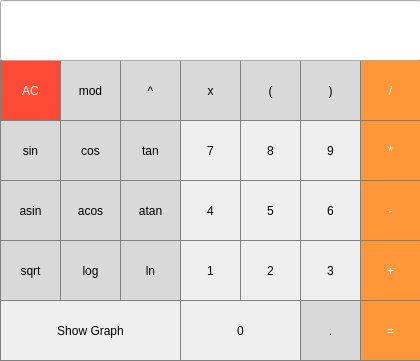
<?xml version="1.0" encoding="UTF-8"?>
<ui version="4.0">
 <class>MainWindow</class>
 <widget class="QMainWindow" name="MainWindow">
  <property name="geometry">
   <rect>
    <x>0</x>
    <y>0</y>
    <width>420</width>
    <height>361</height>
   </rect>
  </property>
  <property name="windowTitle">
   <string>MainWindow</string>
  </property>
  <property name="layoutDirection">
   <enum>Qt::RightToLeft</enum>
  </property>
  <property name="autoFillBackground">
   <bool>true</bool>
  </property>
  <property name="styleSheet">
   <string notr="true"/>
  </property>
  <widget class="QWidget" name="centralwidget">
   <widget class="QPushButton" name="pushButton_AC">
    <property name="geometry">
     <rect>
      <x>0</x>
      <y>60</y>
      <width>61</width>
      <height>61</height>
     </rect>
    </property>
    <property name="styleSheet">
     <string notr="true">QPushButton {
  color: white;
  background-color: rgb(253, 75, 53);
  border: 1px solid gray;
}
QPushButton:pressed {
    background-color: qlineargradient(x1: 0, y1: 0, x2: 0, y2: 1,
                                      stop: 0 #BEBEBE, stop: 1 #D7D7D7);
}</string>
    </property>
    <property name="text">
     <string>AC</string>
    </property>
   </widget>
   <widget class="QPushButton" name="pushButton_Os">
    <property name="geometry">
     <rect>
      <x>240</x>
      <y>60</y>
      <width>61</width>
      <height>61</height>
     </rect>
    </property>
    <property name="styleSheet">
     <string notr="true">QPushButton {
  color: solid gray;
  background-color: rgb(217, 217, 217);
  border: 1px solid gray;
}
QPushButton:pressed {
    background-color: qlineargradient(x1: 0, y1: 0, x2: 0, y2: 1,
                                      stop: 0 #BEBEBE, stop: 1 #D7D7D7);
}</string>
    </property>
    <property name="text">
     <string>(</string>
    </property>
   </widget>
   <widget class="QPushButton" name="pushButton_Cs">
    <property name="geometry">
     <rect>
      <x>300</x>
      <y>60</y>
      <width>61</width>
      <height>61</height>
     </rect>
    </property>
    <property name="styleSheet">
     <string notr="true">QPushButton {
  color: solid gray;
  background-color: rgb(217, 217, 217);
  border: 1px solid gray;
}
QPushButton:pressed {
    background-color: qlineargradient(x1: 0, y1: 0, x2: 0, y2: 1,
                                      stop: 0 #BEBEBE, stop: 1 #D7D7D7);
}</string>
    </property>
    <property name="text">
     <string>)</string>
    </property>
   </widget>
   <widget class="QPushButton" name="pushButton_del">
    <property name="geometry">
     <rect>
      <x>360</x>
      <y>60</y>
      <width>61</width>
      <height>61</height>
     </rect>
    </property>
    <property name="styleSheet">
     <string notr="true">QPushButton {
  background-color: rgb(255, 151, 57);
  color: white; 
  border: 1px solid gray;
}

QPushButton:pressed {
    background-color: qlineargradient(x1: 0, y1: 0, x2: 0, y2: 1,
                                      stop: 0 #FF7832, stop: 1 #FF9739);
}</string>
    </property>
    <property name="text">
     <string>/</string>
    </property>
   </widget>
   <widget class="QPushButton" name="pushButton_8">
    <property name="geometry">
     <rect>
      <x>240</x>
      <y>120</y>
      <width>61</width>
      <height>61</height>
     </rect>
    </property>
    <property name="styleSheet">
     <string notr="true">QPushButton {
   border: 1px solid gray;
}
QPushButton:pressed {
    background-color: qlineargradient(x1: 0, y1: 0, x2: 0, y2: 1,
                                      stop: 0 #dadbde, stop: 1 #f6f7fa);
}</string>
    </property>
    <property name="text">
     <string>8</string>
    </property>
   </widget>
   <widget class="QPushButton" name="pushButton_7">
    <property name="geometry">
     <rect>
      <x>180</x>
      <y>120</y>
      <width>61</width>
      <height>61</height>
     </rect>
    </property>
    <property name="styleSheet">
     <string notr="true">QPushButton {
   border: 1px solid gray;
}
QPushButton:pressed {
    background-color: qlineargradient(x1: 0, y1: 0, x2: 0, y2: 1,
                                      stop: 0 #dadbde, stop: 1 #f6f7fa);
}</string>
    </property>
    <property name="text">
     <string>7</string>
    </property>
   </widget>
   <widget class="QPushButton" name="pushButton_umn">
    <property name="geometry">
     <rect>
      <x>360</x>
      <y>120</y>
      <width>61</width>
      <height>61</height>
     </rect>
    </property>
    <property name="styleSheet">
     <string notr="true">QPushButton {
  background-color: rgb(255, 151, 57);
  color: white; 
  border: 1px solid gray;
}

QPushButton:pressed {
    background-color: qlineargradient(x1: 0, y1: 0, x2: 0, y2: 1,
                                      stop: 0 #FF7832, stop: 1 #FF9739);
}</string>
    </property>
    <property name="text">
     <string>*</string>
    </property>
   </widget>
   <widget class="QPushButton" name="pushButton_9">
    <property name="geometry">
     <rect>
      <x>300</x>
      <y>120</y>
      <width>61</width>
      <height>61</height>
     </rect>
    </property>
    <property name="styleSheet">
     <string notr="true">QPushButton {
   border: 1px solid gray;
}
QPushButton:pressed {
    background-color: qlineargradient(x1: 0, y1: 0, x2: 0, y2: 1,
                                      stop: 0 #dadbde, stop: 1 #f6f7fa);
}</string>
    </property>
    <property name="text">
     <string>9</string>
    </property>
   </widget>
   <widget class="QPushButton" name="pushButton_5">
    <property name="geometry">
     <rect>
      <x>240</x>
      <y>180</y>
      <width>61</width>
      <height>61</height>
     </rect>
    </property>
    <property name="styleSheet">
     <string notr="true">QPushButton {
   border: 1px solid gray;
}
QPushButton:pressed {
    background-color: qlineargradient(x1: 0, y1: 0, x2: 0, y2: 1,
                                      stop: 0 #dadbde, stop: 1 #f6f7fa);
}</string>
    </property>
    <property name="text">
     <string>5</string>
    </property>
   </widget>
   <widget class="QPushButton" name="pushButton_4">
    <property name="geometry">
     <rect>
      <x>180</x>
      <y>180</y>
      <width>61</width>
      <height>61</height>
     </rect>
    </property>
    <property name="styleSheet">
     <string notr="true">QPushButton {
   border: 1px solid gray;
}
QPushButton:pressed {
    background-color: qlineargradient(x1: 0, y1: 0, x2: 0, y2: 1,
                                      stop: 0 #dadbde, stop: 1 #f6f7fa);
}</string>
    </property>
    <property name="text">
     <string>4</string>
    </property>
   </widget>
   <widget class="QPushButton" name="pushButton_minus">
    <property name="geometry">
     <rect>
      <x>360</x>
      <y>180</y>
      <width>61</width>
      <height>61</height>
     </rect>
    </property>
    <property name="styleSheet">
     <string notr="true">QPushButton {
  background-color: rgb(255, 151, 57);
  color: white; 
  border: 1px solid gray;
}

QPushButton:pressed {
    background-color: qlineargradient(x1: 0, y1: 0, x2: 0, y2: 1,
                                      stop: 0 #FF7832, stop: 1 #FF9739);
}</string>
    </property>
    <property name="text">
     <string>-</string>
    </property>
   </widget>
   <widget class="QPushButton" name="pushButton_6">
    <property name="geometry">
     <rect>
      <x>300</x>
      <y>180</y>
      <width>61</width>
      <height>61</height>
     </rect>
    </property>
    <property name="styleSheet">
     <string notr="true">QPushButton {
   border: 1px solid gray;
}
QPushButton:pressed {
    background-color: qlineargradient(x1: 0, y1: 0, x2: 0, y2: 1,
                                      stop: 0 #dadbde, stop: 1 #f6f7fa);
}</string>
    </property>
    <property name="text">
     <string>6</string>
    </property>
   </widget>
   <widget class="QPushButton" name="pushButton_0">
    <property name="geometry">
     <rect>
      <x>180</x>
      <y>300</y>
      <width>121</width>
      <height>61</height>
     </rect>
    </property>
    <property name="styleSheet">
     <string notr="true">QPushButton {
   border: 1px solid gray;
}
QPushButton:pressed {
    background-color: qlineargradient(x1: 0, y1: 0, x2: 0, y2: 1,
                                      stop: 0 #dadbde, stop: 1 #f6f7fa);
}</string>
    </property>
    <property name="text">
     <string>0</string>
    </property>
   </widget>
   <widget class="QPushButton" name="pushButton_end">
    <property name="geometry">
     <rect>
      <x>360</x>
      <y>300</y>
      <width>61</width>
      <height>61</height>
     </rect>
    </property>
    <property name="styleSheet">
     <string notr="true">QPushButton {
  background-color: rgb(255, 151, 57);
  color: white; 
  border: 1px solid gray;
}

QPushButton:pressed {
    background-color: qlineargradient(x1: 0, y1: 0, x2: 0, y2: 1,
                                      stop: 0 #FF7832, stop: 1 #FF9739);
}</string>
    </property>
    <property name="text">
     <string>=</string>
    </property>
   </widget>
   <widget class="QPushButton" name="pushButton_dot">
    <property name="geometry">
     <rect>
      <x>300</x>
      <y>300</y>
      <width>61</width>
      <height>61</height>
     </rect>
    </property>
    <property name="styleSheet">
     <string notr="true">QPushButton {
  color: solid gray;
  background-color: rgb(217, 217, 217);
  border: 1px solid gray;
}
QPushButton:pressed {
    background-color: qlineargradient(x1: 0, y1: 0, x2: 0, y2: 1,
                                      stop: 0 #BEBEBE, stop: 1 #D7D7D7);
}</string>
    </property>
    <property name="text">
     <string>.</string>
    </property>
   </widget>
   <widget class="QPushButton" name="pushButton_2">
    <property name="geometry">
     <rect>
      <x>240</x>
      <y>240</y>
      <width>61</width>
      <height>61</height>
     </rect>
    </property>
    <property name="styleSheet">
     <string notr="true">QPushButton {
   border: 1px solid gray;
}
QPushButton:pressed {
    background-color: qlineargradient(x1: 0, y1: 0, x2: 0, y2: 1,
                                      stop: 0 #dadbde, stop: 1 #f6f7fa);
}</string>
    </property>
    <property name="text">
     <string>2</string>
    </property>
   </widget>
   <widget class="QPushButton" name="pushButton_plus">
    <property name="geometry">
     <rect>
      <x>360</x>
      <y>240</y>
      <width>61</width>
      <height>61</height>
     </rect>
    </property>
    <property name="styleSheet">
     <string notr="true">QPushButton {
  background-color: rgb(255, 151, 57);
  color: white; 
  border: 1px solid gray;
}

QPushButton:pressed {
    background-color: qlineargradient(x1: 0, y1: 0, x2: 0, y2: 1,
                                      stop: 0 #FF7832, stop: 1 #FF9739);
}</string>
    </property>
    <property name="text">
     <string>+</string>
    </property>
   </widget>
   <widget class="QPushButton" name="pushButton_3">
    <property name="geometry">
     <rect>
      <x>300</x>
      <y>240</y>
      <width>61</width>
      <height>61</height>
     </rect>
    </property>
    <property name="styleSheet">
     <string notr="true">QPushButton {
   border: 1px solid gray;
}
QPushButton:pressed {
    background-color: qlineargradient(x1: 0, y1: 0, x2: 0, y2: 1,
                                      stop: 0 #dadbde, stop: 1 #f6f7fa);
}</string>
    </property>
    <property name="text">
     <string>3</string>
    </property>
   </widget>
   <widget class="QPushButton" name="pushButton_1">
    <property name="geometry">
     <rect>
      <x>180</x>
      <y>240</y>
      <width>61</width>
      <height>61</height>
     </rect>
    </property>
    <property name="styleSheet">
     <string notr="true">QPushButton {
   border: 1px solid gray;
}
QPushButton:pressed {
    background-color: qlineargradient(x1: 0, y1: 0, x2: 0, y2: 1,
                                      stop: 0 #dadbde, stop: 1 #f6f7fa);
}</string>
    </property>
    <property name="text">
     <string>1</string>
    </property>
   </widget>
   <widget class="QPushButton" name="pushButton_sin">
    <property name="geometry">
     <rect>
      <x>0</x>
      <y>120</y>
      <width>61</width>
      <height>61</height>
     </rect>
    </property>
    <property name="styleSheet">
     <string notr="true">QPushButton {
  color: solid gray;
  background-color: rgb(217, 217, 217);
  border: 1px solid gray;
}
QPushButton:pressed {
    background-color: qlineargradient(x1: 0, y1: 0, x2: 0, y2: 1,
                                      stop: 0 #BEBEBE, stop: 1 #D7D7D7);
}</string>
    </property>
    <property name="text">
     <string>sin</string>
    </property>
   </widget>
   <widget class="QPushButton" name="pushButton_cos">
    <property name="geometry">
     <rect>
      <x>60</x>
      <y>120</y>
      <width>61</width>
      <height>61</height>
     </rect>
    </property>
    <property name="styleSheet">
     <string notr="true">QPushButton {
  color: solid gray;
  background-color: rgb(217, 217, 217);
  border: 1px solid gray;
}
QPushButton:pressed {
    background-color: qlineargradient(x1: 0, y1: 0, x2: 0, y2: 1,
                                      stop: 0 #BEBEBE, stop: 1 #D7D7D7);
}</string>
    </property>
    <property name="text">
     <string>cos</string>
    </property>
   </widget>
   <widget class="QPushButton" name="pushButton_tan">
    <property name="geometry">
     <rect>
      <x>120</x>
      <y>120</y>
      <width>61</width>
      <height>61</height>
     </rect>
    </property>
    <property name="styleSheet">
     <string notr="true">QPushButton {
  color: solid gray;
  background-color: rgb(217, 217, 217);
  border: 1px solid gray;
}
QPushButton:pressed {
    background-color: qlineargradient(x1: 0, y1: 0, x2: 0, y2: 1,
                                      stop: 0 #BEBEBE, stop: 1 #D7D7D7);
}</string>
    </property>
    <property name="text">
     <string>tan</string>
    </property>
   </widget>
   <widget class="QPushButton" name="pushButton_asin">
    <property name="geometry">
     <rect>
      <x>0</x>
      <y>180</y>
      <width>61</width>
      <height>61</height>
     </rect>
    </property>
    <property name="styleSheet">
     <string notr="true">QPushButton {
  color: solid gray;
  background-color: rgb(217, 217, 217);
  border: 1px solid gray;
}
QPushButton:pressed {
    background-color: qlineargradient(x1: 0, y1: 0, x2: 0, y2: 1,
                                      stop: 0 #BEBEBE, stop: 1 #D7D7D7);
}</string>
    </property>
    <property name="text">
     <string>asin</string>
    </property>
   </widget>
   <widget class="QPushButton" name="pushButton_acos">
    <property name="geometry">
     <rect>
      <x>60</x>
      <y>180</y>
      <width>61</width>
      <height>61</height>
     </rect>
    </property>
    <property name="styleSheet">
     <string notr="true">QPushButton {
  color: solid gray;
  background-color: rgb(217, 217, 217);
  border: 1px solid gray;
}
QPushButton:pressed {
    background-color: qlineargradient(x1: 0, y1: 0, x2: 0, y2: 1,
                                      stop: 0 #BEBEBE, stop: 1 #D7D7D7);
}</string>
    </property>
    <property name="text">
     <string>acos</string>
    </property>
   </widget>
   <widget class="QPushButton" name="pushButton_atan">
    <property name="geometry">
     <rect>
      <x>120</x>
      <y>180</y>
      <width>61</width>
      <height>61</height>
     </rect>
    </property>
    <property name="styleSheet">
     <string notr="true">QPushButton {
  color: solid gray;
  background-color: rgb(217, 217, 217);
  border: 1px solid gray;
}
QPushButton:pressed {
    background-color: qlineargradient(x1: 0, y1: 0, x2: 0, y2: 1,
                                      stop: 0 #BEBEBE, stop: 1 #D7D7D7);
}</string>
    </property>
    <property name="text">
     <string>atan</string>
    </property>
   </widget>
   <widget class="QPushButton" name="pushButton_sqrt">
    <property name="geometry">
     <rect>
      <x>0</x>
      <y>240</y>
      <width>61</width>
      <height>61</height>
     </rect>
    </property>
    <property name="styleSheet">
     <string notr="true">QPushButton {
  color: solid gray;
  background-color: rgb(217, 217, 217);
  border: 1px solid gray;
}
QPushButton:pressed {
    background-color: qlineargradient(x1: 0, y1: 0, x2: 0, y2: 1,
                                      stop: 0 #BEBEBE, stop: 1 #D7D7D7);
}</string>
    </property>
    <property name="text">
     <string>sqrt</string>
    </property>
   </widget>
   <widget class="QPushButton" name="pushButton_pow">
    <property name="geometry">
     <rect>
      <x>120</x>
      <y>60</y>
      <width>61</width>
      <height>61</height>
     </rect>
    </property>
    <property name="styleSheet">
     <string notr="true">QPushButton {
  color: solid gray;
  background-color: rgb(217, 217, 217);
  border: 1px solid gray;
}
QPushButton:pressed {
    background-color: qlineargradient(x1: 0, y1: 0, x2: 0, y2: 1,
                                      stop: 0 #BEBEBE, stop: 1 #D7D7D7);
}</string>
    </property>
    <property name="text">
     <string>^</string>
    </property>
   </widget>
   <widget class="QPushButton" name="pushButton_ln">
    <property name="geometry">
     <rect>
      <x>120</x>
      <y>240</y>
      <width>61</width>
      <height>61</height>
     </rect>
    </property>
    <property name="styleSheet">
     <string notr="true">QPushButton {
  color: solid gray;
  background-color: rgb(217, 217, 217);
  border: 1px solid gray;
}
QPushButton:pressed {
    background-color: qlineargradient(x1: 0, y1: 0, x2: 0, y2: 1,
                                      stop: 0 #BEBEBE, stop: 1 #D7D7D7);
}</string>
    </property>
    <property name="text">
     <string>ln</string>
    </property>
   </widget>
   <widget class="QPushButton" name="pushButton_mod">
    <property name="geometry">
     <rect>
      <x>60</x>
      <y>60</y>
      <width>61</width>
      <height>61</height>
     </rect>
    </property>
    <property name="styleSheet">
     <string notr="true">QPushButton {
  color: solid gray;
  background-color: rgb(217, 217, 217);
  border: 1px solid gray;
}
QPushButton:pressed {
    background-color: qlineargradient(x1: 0, y1: 0, x2: 0, y2: 1,
                                      stop: 0 #BEBEBE, stop: 1 #D7D7D7);
}</string>
    </property>
    <property name="text">
     <string>mod</string>
    </property>
   </widget>
   <widget class="QPushButton" name="pushButton_log">
    <property name="geometry">
     <rect>
      <x>60</x>
      <y>240</y>
      <width>61</width>
      <height>61</height>
     </rect>
    </property>
    <property name="styleSheet">
     <string notr="true">QPushButton {
  color: solid gray;
  background-color: rgb(217, 217, 217);
  border: 1px solid gray;
}
QPushButton:pressed {
    background-color: qlineargradient(x1: 0, y1: 0, x2: 0, y2: 1,
                                      stop: 0 #BEBEBE, stop: 1 #D7D7D7);
}</string>
    </property>
    <property name="text">
     <string>log</string>
    </property>
   </widget>
   <widget class="QPushButton" name="pushButton_x">
    <property name="geometry">
     <rect>
      <x>180</x>
      <y>60</y>
      <width>61</width>
      <height>61</height>
     </rect>
    </property>
    <property name="styleSheet">
     <string notr="true">QPushButton {
  color: solid gray;
  background-color: rgb(217, 217, 217);
  border: 1px solid gray;
}
QPushButton:pressed {
    background-color: qlineargradient(x1: 0, y1: 0, x2: 0, y2: 1,
                                      stop: 0 #BEBEBE, stop: 1 #D7D7D7);
}</string>
    </property>
    <property name="text">
     <string>x</string>
    </property>
   </widget>
   <widget class="QPushButton" name="pushButton_empty">
    <property name="geometry">
     <rect>
      <x>0</x>
      <y>300</y>
      <width>181</width>
      <height>61</height>
     </rect>
    </property>
    <property name="styleSheet">
     <string notr="true">QPushButton {
   border: 1px solid gray;
}
QPushButton:pressed {
    background-color: qlineargradient(x1: 0, y1: 0, x2: 0, y2: 1,
                                      stop: 0 #dadbde, stop: 1 #f6f7fa);
}</string>
    </property>
    <property name="text">
     <string>Show Graph</string>
    </property>
   </widget>
   <widget class="QLineEdit" name="lineEdit">
    <property name="geometry">
     <rect>
      <x>0</x>
      <y>0</y>
      <width>421</width>
      <height>61</height>
     </rect>
    </property>
    <property name="font">
     <font>
      <pointsize>20</pointsize>
     </font>
    </property>
    <property name="styleSheet">
     <string notr="true">QLabel {
  qproperty-alignment: 'AlignVCenter | AlignRight';
  border: 1px solid gray;
}

background-color : white;</string>
    </property>
    <property name="locale">
     <locale language="English" country="UnitedStates"/>
    </property>
    <property name="inputMethodHints">
     <set>Qt::ImhNone</set>
    </property>
    <property name="alignment">
     <set>Qt::AlignRight|Qt::AlignTrailing|Qt::AlignVCenter</set>
    </property>
   </widget>
  </widget>
 </widget>
 <resources/>
 <connections/>
</ui>
